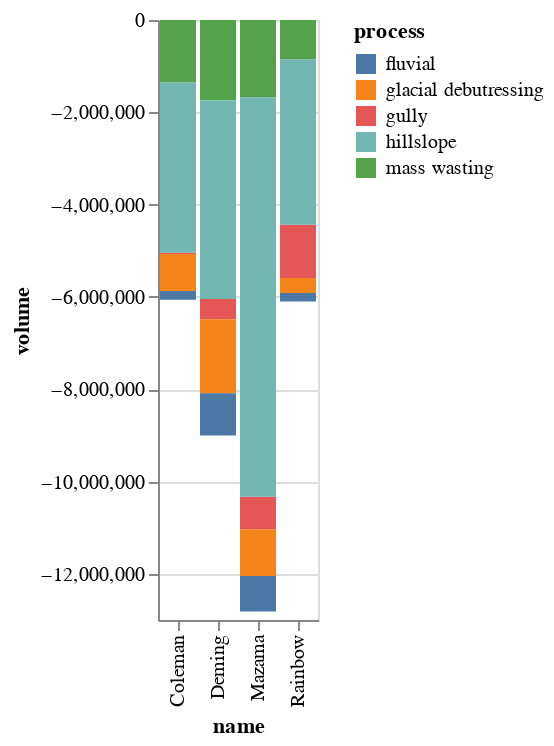

Notebook code for this chart:
### Markdown cell above
### Gross erosion by process, by valley

### Code cell
src = process_thresh_neg_dv_df_by_valley[process_thresh_neg_dv_df_by_valley.name.isin(['Mazama', 'Coleman', 'Rainbow', 'Deming'])]
alt.Chart(src.drop(columns='index')).transform_filter(
    alt.datum.bounding==True
).mark_bar().encode(
    alt.X('name:O'),
    alt.Y("volume:Q"),
    alt.Color("process:N")
)

### Figure 1 — Vega-Lite specification as saved in the notebook (floating-point values rounded to 4 significant figures)
{"config": {"view": {"continuousWidth": 400, "continuousHeight": 300}}, "data": {"name": "data-09656b823a80eea53f79238f59987784"}, "mark": "bar", "encoding": {"color": {"field": "process", "type": "nominal"}, "x": {"field": "name", "type": "ordinal"}, "y": {"field": "volume", "type": "quantitative"}}, "transform": [{"filter": "(datum.bounding === true)"}], "$schema": "https://vega.github.io/schema/vega-lite/v4.17.0.json", "datasets": {"data-09656b823a80eea53f79238f59987784": [{"dh": -7.6, "area": 95320.0, "volume": -724400.0, "process": "gully", "bounding": false, "name": "Rainbow", "n_pixels": 23830.0, "volumetric_uncertainty": 113700.0, "start_time": "1947-09-14T00:00:00", "end_time": "1977-09-27T00:00:00", "time_difference_years": 30, "Annual Mass Wasted": -24150.0, "Upper CI": -20360.0, "Lower CI": -27940.0, "Average Date": "1962-09-21T00:00:00"}, {"dh": -5.07, "area": 95320.0, "volume": -483300.0, "process": "gully", "bounding": false, "name": "Rainbow", "n_pixels": 23830.0, "volumetric_uncertainty": 7326.0, "start_time": "1977-09-27T00:00:00", "end_time": "2015-09-01T00:00:00", "time_difference_years": 38, "Annual Mass Wasted": -12720.0, "Upper CI": -12530.0, "Lower CI": -12910.0, "Average Date": "1996-09-14T00:00:00"}, {"dh": -11.48, "area": 100500.0, "volume": -1154000.0, "process": "gully", "bounding": true, "name": "Rainbow", "n_pixels": 25130.0, "volumetric_uncertainty": 59920.0, "start_time": "1947-09-14T00:00:00", "end_time": "2015-09-01T00:00:00", "time_difference_years": 68, "Annual Mass Wasted": -16970.0, "Upper CI": -16090.0, "Lower CI": -17850.0, "Average Date": "1981-09-07T00:00:00"}, {"dh": -20.98, "area": 37720.0, "volume": -791300.0, "process": "mass wasting", "bounding": false, "name": "Rainbow", "n_pixels": 9429.0, "volumetric_uncertainty": 47400.0, "start_time": "1947-09-14T00:00:00", "end_time": "1977-09-27T00:00:00", "time_difference_years": 30, "Annual Mass Wasted": -26380.0, "Upper CI": -24800.0, "Lower CI": -27960.0, "Average Date": "1962-09-21T00:00:00"}, {"dh": -1.391, "area": 37720.0, "volume": -52470.0, "process": "mass wasting", "bounding": false, "name": "Rainbow", "n_pixels": 9429.0, "volumetric_uncertainty": 4443.0, "start_time": "1977-09-27T00:00:00", "end_time": "2015-09-01T00:00:00", "time_difference_years": 38, "Annual Mass Wasted": -1381.0, "Upper CI": -1264.0, "Lower CI": -1498.0, "Average Date": "1996-09-14T00:00:00"}, {"dh": -20.16, "area": 42410.0, "volume": -855100.0, "process": "mass wasting", "bounding": true, "name": "Rainbow", "n_pixels": 10600.0, "volumetric_uncertainty": 30230.0, "start_time": "1947-09-14T00:00:00", "end_time": "2015-09-01T00:00:00", "time_difference_years": 68, "Annual Mass Wasted": -12570.0, "Upper CI": -12130.0, "Lower CI": -13020.0, "Average Date": "1981-09-07T00:00:00"}, {"dh": -15.65, "area": 20770.0, "volume": -325000.0, "process": "glacial debutressing", "bounding": true, "name": "Rainbow", "n_pixels": 5192.0, "volumetric_uncertainty": 18380.0, "start_time": "1947-09-14T00:00:00", "end_time": "2015-09-01T00:00:00", "time_difference_years": 68, "Annual Mass Wasted": -4780.0, "Upper CI": -4510.0, "Lower CI": -5050.0, "Average Date": "1981-09-07T00:00:00"}, {"dh": -3.838, "area": 541500.0, "volume": -2078000.0, "process": "hillslope", "bounding": false, "name": "Rainbow", "n_pixels": 135400.0, "volumetric_uncertainty": 626500.0, "start_time": "1947-09-14T00:00:00", "end_time": "1977-09-27T00:00:00", "time_difference_years": 30, "Annual Mass Wasted": -69270.0, "Upper CI": -48390.0, "Lower CI": -90150.0, "Average Date": "1962-09-21T00:00:00"}, {"dh": -1.618, "area": 541500.0, "volume": -876400.0, "process": "hillslope", "bounding": false, "name": "Rainbow", "n_pixels": 135400.0, "volumetric_uncertainty": 21710.0, "start_time": "1977-09-27T00:00:00", "end_time": "2015-09-01T00:00:00", "time_difference_years": 38, "Annual Mass Wasted": -23060.0, "Upper CI": -22490.0, "Lower CI": -23630.0, "Average Date": "1996-09-14T00:00:00"}, {"dh": -5.152, "area": 694500.0, "volume": -3579000.0, "process": "hillslope", "bounding": true, "name": "Rainbow", "n_pixels": 173600.0, "volumetric_uncertainty": 354100.0, "start_time": "1947-09-14T00:00:00", "end_time": "2015-09-01T00:00:00", "time_difference_years": 68, "Annual Mass Wasted": -52630.0, "Upper CI": -47420.0, "Lower CI": -57830.0, "Average Date": "1981-09-07T00:00:00"}, {"dh": -0.1449, "area": 128700.0, "volume": -18650.0, "process": "fluvial", "bounding": false, "name": "Rainbow", "n_pixels": 32180.0, "volumetric_uncertainty": 152100.0, "start_time": "1947-09-14T00:00:00", "end_time": "1977-09-27T00:00:00", "time_difference_years": 30, "Annual Mass Wasted": -621.8, "Upper CI": 4449.0, "Lower CI": -5692.0, "Average Date": "1962-09-21T00:00:00"}, {"dh": -1.252, "area": 128700.0, "volume": -161200.0, "process": "fluvial", "bounding": false, "name": "Rainbow", "n_pixels": 32180.0, "volumetric_uncertainty": 8686.0, "start_time": "1977-09-27T00:00:00", "end_time": "2015-09-01T00:00:00", "time_difference_years": 38, "Annual Mass Wasted": -4243.0, "Upper CI": -4014.0, "Lower CI": -4471.0, "Average Date": "1996-09-14T00:00:00"}, {"dh": -1.324, "area": 142800.0, "volume": -189000.0, "process": "fluvial", "bounding": true, "name": "Rainbow", "n_pixels": 35690.0, "volumetric_uncertainty": 81060.0, "start_time": "1947-09-14T00:00:00", "end_time": "2015-09-01T00:00:00", "time_difference_years": 68, "Annual Mass Wasted": -2780.0, "Upper CI": -1588.0, "Lower CI": -3972.0, "Average Date": "1981-09-07T00:00:00"}, {"dh": -13.59, "area": 23130.0, "volume": -314300.0, "process": "gully", "bounding": false, "name": "Deming", "n_pixels": 5783.0, "volumetric_uncertainty": 24800.0, "start_time": "1947-09-14T00:00:00", "end_time": "1979-10-06T00:00:00", "time_difference_years": 32, "Annual Mass Wasted": -9821.0, "Upper CI": -9046.0, "Lower CI": -10600.0, "Average Date": "1963-09-25T00:00:00"}, {"dh": -5.825, "area": 23130.0, "volume": -134700.0, "process": "gully", "bounding": false, "name": "Deming", "n_pixels": 5783.0, "volumetric_uncertainty": 2257.0, "start_time": "1979-10-06T00:00:00", "end_time": "2015-09-01T00:00:00", "time_difference_years": 36, "Annual Mass Wasted": -3743.0, "Upper CI": -3680.0, "Lower CI": -3806.0, "Average Date": "1997-09-18T00:00:00"}, {"dh": -19.03, "area": 23130.0, "volume": -440200.0, "process": "gully", "bounding": true, "name": "Deming", "n_pixels": 5783.0, "volumetric_uncertainty": 19740.0, "start_time": "1947-09-14T00:00:00", "end_time": "2015-09-01T00:00:00", "time_difference_years": 68, "Annual Mass Wasted": -6474.0, "Upper CI": -6184.0, "Lower CI": -6764.0, "Average Date": "1981-09-07T00:00:00"}, {"dh": -12.91, "area": 112500.0, "volume": -1452000.0, "process": "mass wasting", "bounding": false, "name": "Deming", "n_pixels": 28120.0, "volumetric_uncertainty": 91640.0, "start_time": "1947-09-14T00:00:00", "end_time": "1979-10-06T00:00:00", "time_difference_years": 32, "Annual Mass Wasted": -45360.0, "Upper CI": -42500.0, "Lower CI": -48230.0, "Average Date": "1963-09-25T00:00:00"}, {"dh": -4.715, "area": 112500.0, "volume": -530300.0, "process": "mass wasting", "bounding": false, "name": "Deming", "n_pixels": 28120.0, "volumetric_uncertainty": 7862.0, "start_time": "1979-10-06T00:00:00", "end_time": "2015-09-01T00:00:00", "time_difference_years": 36, "Annual Mass Wasted": -14730.0, "Upper CI": -14510.0, "Lower CI": -14950.0, "Average Date": "1997-09-18T00:00:00"}, {"dh": -15.5, "area": 112600.0, "volume": -1746000.0, "process": "mass wasting", "bounding": true, "name": "Deming", "n_pixels": 28150.0, "volumetric_uncertainty": 65980.0, "start_time": "1947-09-14T00:00:00", "end_time": "2015-09-01T00:00:00", "time_difference_years": 68, "Annual Mass Wasted": -25670.0, "Upper CI": -24700.0, "Lower CI": -26640.0, "Average Date": "1981-09-07T00:00:00"}, {"dh": -8.856, "area": 14460.0, "volume": -128000.0, "process": "glacial debutressing", "bounding": false, "name": "Deming", "n_pixels": 3614.0, "volumetric_uncertainty": 17800.0, "start_time": "1947-09-14T00:00:00", "end_time": "1979-10-06T00:00:00", "time_difference_years": 32, "Annual Mass Wasted": -4001.0, "Upper CI": -3445.0, "Lower CI": -4557.0, "Average Date": "1963-09-25T00:00:00"}, {"dh": -9.921, "area": 14460.0, "volume": -143400.0, "process": "glacial debutressing", "bounding": false, "name": "Deming", "n_pixels": 3614.0, "volumetric_uncertainty": 1650.0, "start_time": "1979-10-06T00:00:00", "end_time": "2015-09-01T00:00:00", "time_difference_years": 36, "Annual Mass Wasted": -3984.0, "Upper CI": -3938.0, "Lower CI": -4030.0, "Average Date": "1997-09-18T00:00:00"}, {"dh": -17.94, "area": 89290.0, "volume": -1602000.0, "process": "glacial debutressing", "bounding": true, "name": "Deming", "n_pixels": 22320.0, "volumetric_uncertainty": 54270.0, "start_time": "1947-09-14T00:00:00", "end_time": "2015-09-01T00:00:00", "time_difference_years": 68, "Annual Mass Wasted": -23560.0, "Upper CI": -22760.0, "Lower CI": -24360.0, "Average Date": "1981-09-07T00:00:00"}, {"dh": -8.34, "area": 326300.0, "volume": -2722000.0, "process": "hillslope", "bounding": false, "name": "Deming", "n_pixels": 81580.0, "volumetric_uncertainty": 248800.0, "start_time": "1947-09-14T00:00:00", "end_time": "1979-10-06T00:00:00", "time_difference_years": 32, "Annual Mass Wasted": -85050.0, "Upper CI": -77280.0, "Lower CI": -92830.0, "Average Date": "1963-09-25T00:00:00"}, {"dh": -3.245, "area": 326300.0, "volume": -1059000.0, "process": "hillslope", "bounding": false, "name": "Deming", "n_pixels": 81580.0, "volumetric_uncertainty": 20890.0, "start_time": "1979-10-06T00:00:00", "end_time": "2015-09-01T00:00:00", "time_difference_years": 36, "Annual Mass Wasted": -29410.0, "Upper CI": -28830.0, "Lower CI": -29990.0, "Average Date": "1997-09-18T00:00:00"}, {"dh": -10.56, "area": 407100.0, "volume": -4300000.0, "process": "hillslope", "bounding": true, "name": "Deming", "n_pixels": 101800.0, "volumetric_uncertainty": 212100.0, "start_time": "1947-09-14T00:00:00", "end_time": "2015-09-01T00:00:00", "time_difference_years": 68, "Annual Mass Wasted": -63240.0, "Upper CI": -60120.0, "Lower CI": -66360.0, "Average Date": "1981-09-07T00:00:00"}, {"dh": -5.64, "area": 90280.0, "volume": -509200.0, "process": "fluvial", "bounding": false, "name": "Deming", "n_pixels": 22570.0, "volumetric_uncertainty": 75240.0, "start_time": "1947-09-14T00:00:00", "end_time": "1979-10-06T00:00:00", "time_difference_years": 32, "Annual Mass Wasted": -15910.0, "Upper CI": -13560.0, "Lower CI": -18260.0, "Average Date": "1963-09-25T00:00:00"}, {"dh": -2.871, "area": 90280.0, "volume": -259200.0, "process": "fluvial", "bounding": false, "name": "Deming", "n_pixels": 22570.0, "volumetric_uncertainty": 6498.0, "start_time": "1979-10-06T00:00:00", "end_time": "2015-09-01T00:00:00", "time_difference_years": 36, "Annual Mass Wasted": -7199.0, "Upper CI": -7019.0, "Lower CI": -7380.0, "Average Date": "1997-09-18T00:00:00"}, {"dh": -8.9, "area": 102500.0, "volume": -912100.0, "process": "fluvial", "bounding": true, "name": "Deming", "n_pixels": 25620.0, "volumetric_uncertainty": 60900.0, "start_time": "1947-09-14T00:00:00", "end_time": "2015-09-01T00:00:00", "time_difference_years": 68, "Annual Mass Wasted": -13410.0, "Upper CI": -12520.0, "Lower CI": -14310.0, "Average Date": "1981-09-07T00:00:00"}, {"dh": -13.3, "area": 1944.0, "volume": -25860.0, "process": "gully", "bounding": false, "name": "Coleman", "n_pixels": 486.0, "volumetric_uncertainty": 5432.0, "start_time": "1947-09-14T00:00:00", "end_time": "1979-10-06T00:00:00", "time_difference_years": 32, "Annual Mass Wasted": -808.1, "Upper CI": -638.4, "Lower CI": -977.9, "Average Date": "1963-09-25T00:00:00"}, {"dh": -0.7326, "area": 1944.0, "volume": -1424.0, "process": "gully", "bounding": false, "name": "Coleman", "n_pixels": 486.0, "volumetric_uncertainty": 525.8, "start_time": "1979-10-06T00:00:00", "end_time": "2015-09-01T00:00:00", "time_difference_years": 36, "Annual Mass Wasted": -39.56, "Upper CI": -24.95, "Lower CI": -54.17, "Average Date": "1997-09-18T00:00:00"}, {"dh": -14.37, "area": 1944.0, "volume": -27940.0, "process": "gully", "bounding": true, "name": "Coleman", "n_pixels": 486.0, "volumetric_uncertainty": 4765.0, "start_time": "1947-09-14T00:00:00", "end_time": "2015-09-01T00:00:00", "time_difference_years": 68, "Annual Mass Wasted": -410.9, "Upper CI": -340.8, "Lower CI": -480.9, "Average Date": "1981-09-07T00:00:00"}, {"dh": -11.64, "area": 74930.0, "volume": -871900.0, "process": "mass wasting", "bounding": false, "name": "Coleman", "n_pixels": 18730.0, "volumetric_uncertainty": 63880.0, "start_time": "1947-09-14T00:00:00", "end_time": "1979-10-06T00:00:00", "time_difference_years": 32, "Annual Mass Wasted": -27250.0, "Upper CI": -25250.0, "Lower CI": -29240.0, "Average Date": "1963-09-25T00:00:00"}, {"dh": -6.69, "area": 74930.0, "volume": -501300.0, "process": "mass wasting", "bounding": false, "name": "Coleman", "n_pixels": 18730.0, "volumetric_uncertainty": 5551.0, "start_time": "1979-10-06T00:00:00", "end_time": "2015-09-01T00:00:00", "time_difference_years": 36, "Annual Mass Wasted": -13930.0, "Upper CI": -13770.0, "Lower CI": -14080.0, "Average Date": "1997-09-18T00:00:00"}, {"dh": -18.05, "area": 74930.0, "volume": -1353000.0, "process": "mass wasting", "bounding": true, "name": "Coleman", "n_pixels": 18730.0, "volumetric_uncertainty": 47000.0, "start_time": "1947-09-14T00:00:00", "end_time": "2015-09-01T00:00:00", "time_difference_years": 68, "Annual Mass Wasted": -19890.0, "Upper CI": -19200.0, "Lower CI": -20580.0, "Average Date": "1981-09-07T00:00:00"}, {"dh": -1.687, "area": 244.0, "volume": -411.7, "process": "glacial debutressing", "bounding": false, "name": "Coleman", "n_pixels": 61.0, "volumetric_uncertainty": 1866.0, "start_time": "1947-09-14T00:00:00", "end_time": "1979-10-06T00:00:00", "time_difference_years": 32, "Annual Mass Wasted": -12.87, "Upper CI": 45.44, "Lower CI": -71.17, "Average Date": "1963-09-25T00:00:00"}, {"dh": -5.033, "area": 244.0, "volume": -1228.0, "process": "glacial debutressing", "bounding": false, "name": "Coleman", "n_pixels": 61.0, "volumetric_uncertainty": 182.1, "start_time": "1979-10-06T00:00:00", "end_time": "2015-09-01T00:00:00", "time_difference_years": 36, "Annual Mass Wasted": -34.11, "Upper CI": -29.05, "Lower CI": -39.17, "Average Date": "1997-09-18T00:00:00"}, {"dh": -20.61, "area": 38980.0, "volume": -803500.0, "process": "glacial debutressing", "bounding": true, "name": "Coleman", "n_pixels": 9744.0, "volumetric_uncertainty": 28410.0, "start_time": "1947-09-14T00:00:00", "end_time": "2015-09-01T00:00:00", "time_difference_years": 68, "Annual Mass Wasted": -11820.0, "Upper CI": -11400.0, "Lower CI": -12230.0, "Average Date": "1981-09-07T00:00:00"}, {"dh": -6.507, "area": 259700.0, "volume": -1690000.0, "process": "hillslope", "bounding": false, "name": "Coleman", "n_pixels": 64940.0, "volumetric_uncertainty": 199900.0, "start_time": "1947-09-14T00:00:00", "end_time": "1979-10-06T00:00:00", "time_difference_years": 32, "Annual Mass Wasted": -52820.0, "Upper CI": -46570.0, "Lower CI": -59070.0, "Average Date": "1963-09-25T00:00:00"}, {"dh": -3.053, "area": 261700.0, "volume": -799000.0, "process": "hillslope", "bounding": false, "name": "Coleman", "n_pixels": 65430.0, "volumetric_uncertainty": 16960.0, "start_time": "1979-10-06T00:00:00", "end_time": "2015-09-01T00:00:00", "time_difference_years": 36, "Annual Mass Wasted": -22200.0, "Upper CI": -21720.0, "Lower CI": -22670.0, "Average Date": "1997-09-18T00:00:00"}, {"dh": -6.351, "area": 580800.0, "volume": -3688000.0, "process": "hillslope", "bounding": true, "name": "Coleman", "n_pixels": 145200.0, "volumetric_uncertainty": 297900.0, "start_time": "1947-09-14T00:00:00", "end_time": "2015-09-01T00:00:00", "time_difference_years": 68, "Annual Mass Wasted": -54240.0, "Upper CI": -49860.0, "Lower CI": -58620.0, "Average Date": "1981-09-07T00:00:00"}, {"dh": -3.786, "area": 23240.0, "volume": -87990.0, "process": "fluvial", "bounding": false, "name": "Coleman", "n_pixels": 5811.0, "volumetric_uncertainty": 24890.0, "start_time": "1947-09-14T00:00:00", "end_time": "1979-10-06T00:00:00", "time_difference_years": 32, "Annual Mass Wasted": -2750.0, "Upper CI": -1972.0, "Lower CI": -3527.0, "Average Date": "1963-09-25T00:00:00"}, {"dh": -1.311, "area": 23420.0, "volume": -30700.0, "process": "fluvial", "bounding": false, "name": "Coleman", "n_pixels": 5855.0, "volumetric_uncertainty": 2277.0, "start_time": "1979-10-06T00:00:00", "end_time": "2015-09-01T00:00:00", "time_difference_years": 36, "Annual Mass Wasted": -852.7, "Upper CI": -789.4, "Lower CI": -915.9, "Average Date": "1997-09-18T00:00:00"}, {"dh": -3.335, "area": 56720.0, "volume": -189100.0, "process": "fluvial", "bounding": true, "name": "Coleman", "n_pixels": 14180.0, "volumetric_uncertainty": 37680.0, "start_time": "1947-09-14T00:00:00", "end_time": "2015-09-01T00:00:00", "time_difference_years": 68, "Annual Mass Wasted": -2781.0, "Upper CI": -2227.0, "Lower CI": -3336.0, "Average Date": "1981-09-07T00:00:00"}, {"dh": -5.955, "area": 67660.0, "volume": -403000.0, "process": "gully", "bounding": false, "name": "Mazama", "n_pixels": 16920.0, "volumetric_uncertainty": 58480.0, "start_time": "1947-09-14T00:00:00", "end_time": "1979-10-06T00:00:00", "time_difference_years": 32, "Annual Mass Wasted": -12590.0, "Upper CI": -10770.0, "Lower CI": -14420.0, "Average Date": "1963-09-25T00:00:00"}, {"dh": -4.133, "area": 67660.0, "volume": -279700.0, "process": "gully", "bounding": false, "name": "Mazama", "n_pixels": 16920.0, "volumetric_uncertainty": 5100.0, "start_time": "1979-10-06T00:00:00", "end_time": "2015-09-01T00:00:00", "time_difference_years": 36, "Annual Mass Wasted": -7768.0, "Upper CI": -7627.0, "Lower CI": -7910.0, "Average Date": "1997-09-18T00:00:00"}, {"dh": -10.28, "area": 68480.0, "volume": -704100.0, "process": "gully", "bounding": true, "name": "Mazama", "n_pixels": 17120.0, "volumetric_uncertainty": 43720.0, "start_time": "1947-09-14T00:00:00", "end_time": "2015-09-01T00:00:00", "time_difference_years": 68, "Annual Mass Wasted": -10350.0, "Upper CI": -9712.0, "Lower CI": -11000.0, "Average Date": "1981-09-07T00:00:00"}, {"dh": -11.94, "area": 107700.0, "volume": -1286000.0, "process": "mass wasting", "bounding": false, "name": "Mazama", "n_pixels": 26930.0, "volumetric_uncertainty": 88130.0, "start_time": "1947-09-14T00:00:00", "end_time": "1979-10-06T00:00:00", "time_difference_years": 32, "Annual Mass Wasted": -40190.0, "Upper CI": -37430.0, "Lower CI": -42940.0, "Average Date": "1963-09-25T00:00:00"}, {"dh": -4.358, "area": 110600.0, "volume": -482000.0, "process": "mass wasting", "bounding": false, "name": "Mazama", "n_pixels": 27650.0, "volumetric_uncertainty": 7746.0, "start_time": "1979-10-06T00:00:00", "end_time": "2015-09-01T00:00:00", "time_difference_years": 36, "Annual Mass Wasted": -13390.0, "Upper CI": -13170.0, "Lower CI": -13600.0, "Average Date": "1997-09-18T00:00:00"}, {"dh": -15.55, "area": 107700.0, "volume": -1675000.0, "process": "mass wasting", "bounding": true, "name": "Mazama", "n_pixels": 26930.0, "volumetric_uncertainty": 63530.0, "start_time": "1947-09-14T00:00:00", "end_time": "2015-09-01T00:00:00", "time_difference_years": 68, "Annual Mass Wasted": -24630.0, "Upper CI": -23700.0, "Lower CI": -25570.0, "Average Date": "1981-09-07T00:00:00"}, {"dh": -16.1, "area": 30760.0, "volume": -495100.0, "process": "glacial debutressing", "bounding": false, "name": "Mazama", "n_pixels": 7689.0, "volumetric_uncertainty": 30720.0, "start_time": "1947-09-14T00:00:00", "end_time": "1979-10-06T00:00:00", "time_difference_years": 32, "Annual Mass Wasted": -15470.0, "Upper CI": -14510.0, "Lower CI": -16430.0, "Average Date": "1963-09-25T00:00:00"}, {"dh": -3.084, "area": 35600.0, "volume": -109800.0, "process": "glacial debutressing", "bounding": false, "name": "Mazama", "n_pixels": 8901.0, "volumetric_uncertainty": 3079.0, "start_time": "1979-10-06T00:00:00", "end_time": "2015-09-01T00:00:00", "time_difference_years": 36, "Annual Mass Wasted": -3050.0, "Upper CI": -2964.0, "Lower CI": -3135.0, "Average Date": "1997-09-18T00:00:00"}, {"dh": -18.32, "area": 55300.0, "volume": -1013000.0, "process": "glacial debutressing", "bounding": true, "name": "Mazama", "n_pixels": 13830.0, "volumetric_uncertainty": 36950.0, "start_time": "1947-09-14T00:00:00", "end_time": "2015-09-01T00:00:00", "time_difference_years": 68, "Annual Mass Wasted": -14900.0, "Upper CI": -14350.0, "Lower CI": -15440.0, "Average Date": "1981-09-07T00:00:00"}, {"dh": -8.364, "area": 800200.0, "volume": -6693000.0, "process": "hillslope", "bounding": false, "name": "Mazama", "n_pixels": 200100.0, "volumetric_uncertainty": 596600.0, "start_time": "1947-09-14T00:00:00", "end_time": "1979-10-06T00:00:00", "time_difference_years": 32, "Annual Mass Wasted": -209200.0, "Upper CI": -190500.0, "Lower CI": -227800.0, "Average Date": "1963-09-25T00:00:00"}, {"dh": -2.149, "area": 840000.0, "volume": -1806000.0, "process": "hillslope", "bounding": false, "name": "Mazama", "n_pixels": 210000.0, "volumetric_uncertainty": 52090.0, "start_time": "1979-10-06T00:00:00", "end_time": "2015-09-01T00:00:00", "time_difference_years": 36, "Annual Mass Wasted": -50160.0, "Upper CI": -48710.0, "Lower CI": -51600.0, "Average Date": "1997-09-18T00:00:00"}, {"dh": -10.04, "area": 862500.0, "volume": -8656000.0, "process": "hillslope", "bounding": true, "name": "Mazama", "n_pixels": 215600.0, "volumetric_uncertainty": 437100.0, "start_time": "1947-09-14T00:00:00", "end_time": "2015-09-01T00:00:00", "time_difference_years": 68, "Annual Mass Wasted": -127300.0, "Upper CI": -120900.0, "Lower CI": -133700.0, "Average Date": "1981-09-07T00:00:00"}, {"dh": -7.364, "area": 83350.0, "volume": -613800.0, "process": "fluvial", "bounding": false, "name": "Mazama", "n_pixels": 20840.0, "volumetric_uncertainty": 70120.0, "start_time": "1947-09-14T00:00:00", "end_time": "1979-10-06T00:00:00", "time_difference_years": 32, "Annual Mass Wasted": -19180.0, "Upper CI": -16990.0, "Lower CI": -21370.0, "Average Date": "1963-09-25T00:00:00"}, {"dh": -2.062, "area": 101300.0, "volume": -208800.0, "process": "fluvial", "bounding": false, "name": "Mazama", "n_pixels": 25320.0, "volumetric_uncertainty": 7173.0, "start_time": "1979-10-06T00:00:00", "end_time": "2015-09-01T00:00:00", "time_difference_years": 36, "Annual Mass Wasted": -5800.0, "Upper CI": -5601.0, "Lower CI": -5999.0, "Average Date": "1997-09-18T00:00:00"}, {"dh": -9.192, "area": 83350.0, "volume": -766100.0, "process": "fluvial", "bounding": true, "name": "Mazama", "n_pixels": 20840.0, "volumetric_uncertainty": 51260.0, "start_time": "1947-09-14T00:00:00", "end_time": "2015-09-01T00:00:00", "time_difference_years": 68, "Annual Mass Wasted": -11270.0, "Upper CI": -10510.0, "Lower CI": -12020.0, "Average Date": "1981-09-07T00:00:00"}]}}
